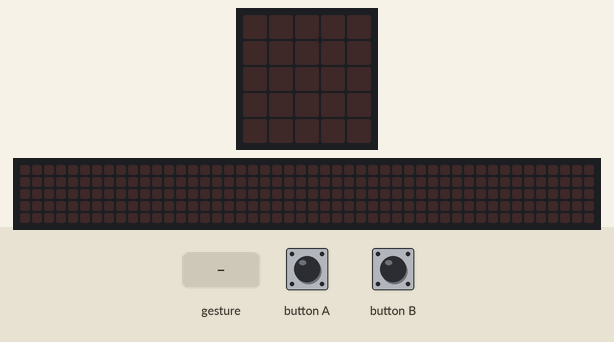
Recording of a program running on a simulated BBC micro:bit running MicroPython. Parts: the board's 5×5 LED display, a strip that is not on the board, showing the scrolling text unrolled. Inputs (shaded band) come from the test bench. A tilt is held for 1.5 s and a shake lasts 1 s, then the board lies face up again; the 48×5 strip is a reading aid, not a part: it shows the text the display is scrolling, unrolled, one strip-width of it at a time.

Above: at 1.2 s.
1.3 s: gesture 'shake'
At 1.68 s:
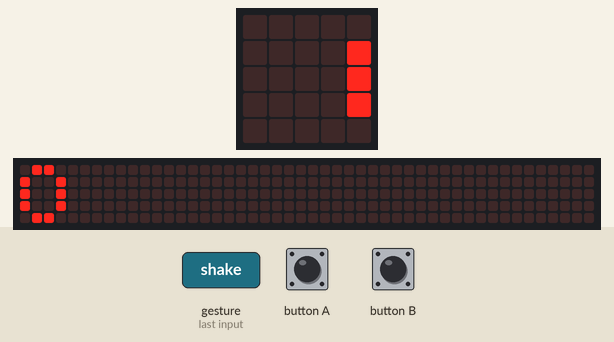
4.3 s: button A pressed for 0.15 s
At 5.1 s:
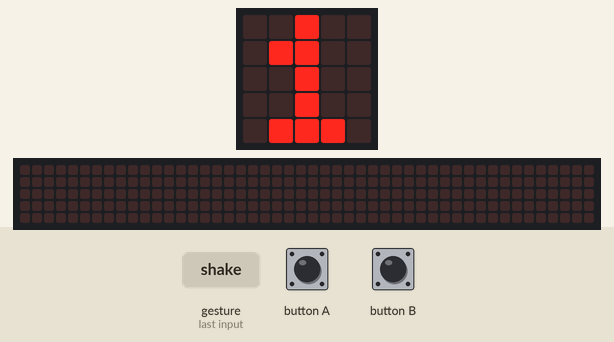
5.9 s: button A pressed for 1 s
At 6.3 s:
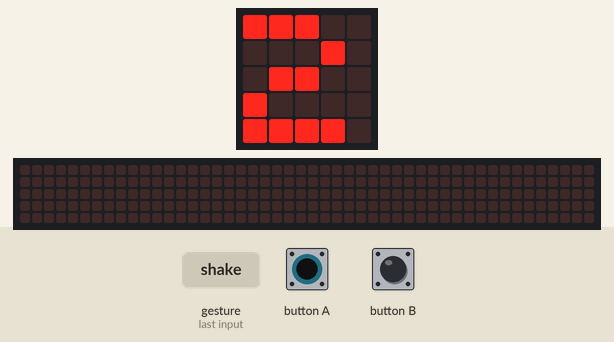
Timing chart, 0 to 8.9 s (numbered marks = the images above; inputs shaded):
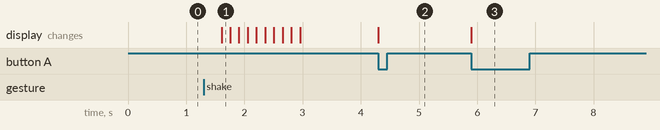

The program:

03_05_kertolaskukone.py
```python
# 03_05_kertolaskukone.py
from microbit import *

kertoja = 0
kerrottava = 0

while True:
    tarkistus = accelerometer.current_gesture()
    tulo = kertoja * kerrottava
    if button_a.was_pressed():
        kertoja = kertoja + 1
        display.show(kertoja)
    elif button_b.was_pressed():
        kerrottava = kerrottava + 1
        display.show(kerrottava)
    elif tarkistus =="shake":
        display.clear()
        sleep(100)
        display.scroll(tulo)
        
```

Measured:
- after the input at 1.3 s, the display: changes after 0.31 s (image 1)
- after the input at 4.3 s, the display: changes at once (image 2)
- after the input at 5.9 s, the display: changes at once (image 3)
